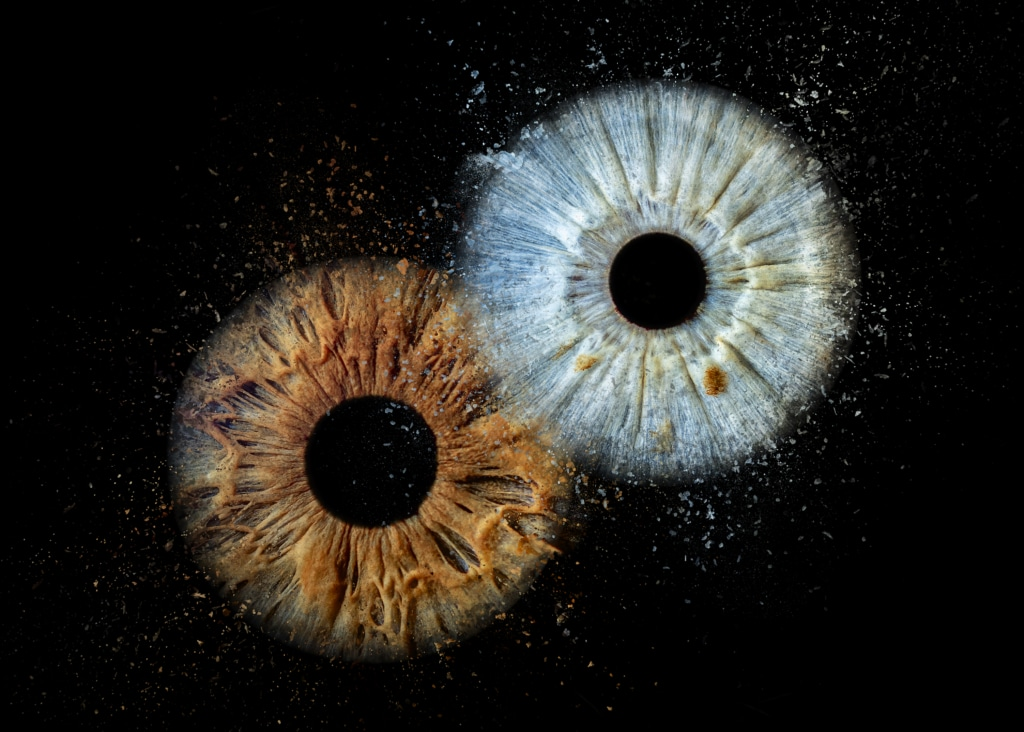
#> input picture data/raw/sample_eye.jpg, 1024 x 732 px, found by its file name
$ python preprocessing.py
#> lines starting #> are read from the running program, lines starting #| are printed output that depends on the picture
import cv2
import numpy as np

def read_image(path: str) -> np.ndarray:
#> called with path = 'data/raw/sample_eye.jpg'
    image = cv2.imread(path, cv2.IMREAD_GRAYSCALE)
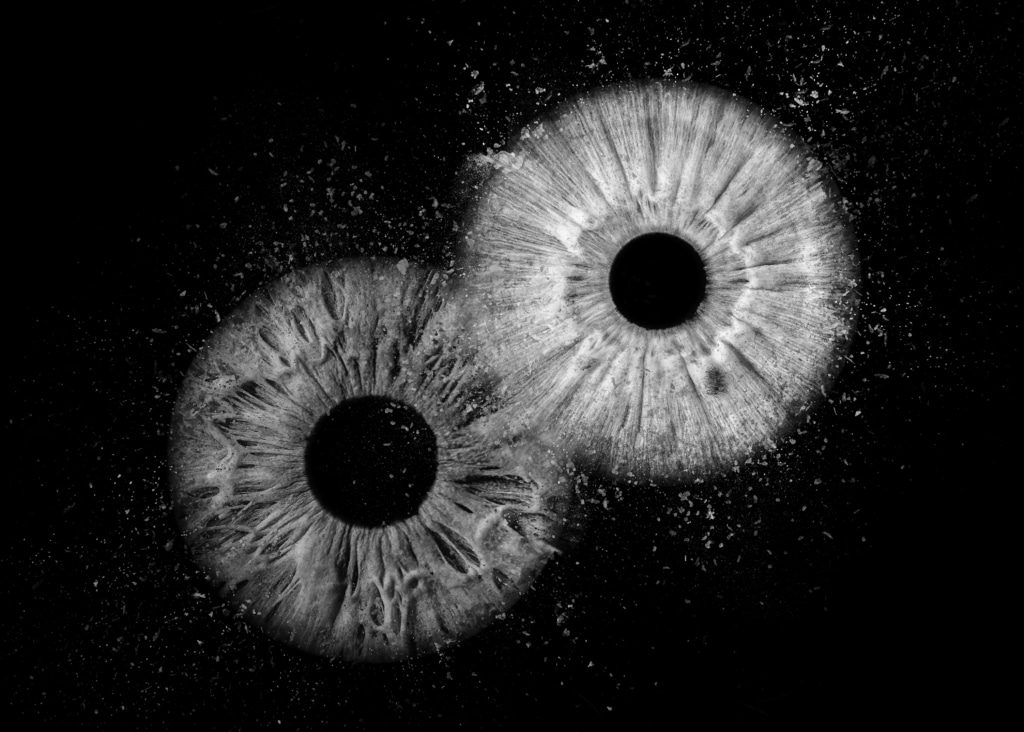
#> image: shape (732, 1024); min 0, max 254, mean 37.4
    if image is None:
        raise FileNotFoundError(f"Image not found at path: {path}")
    return image

def denoise_image(image: np.ndarray, method: str = "gaussian") -> np.ndarray:
#> called with method = 'gaussian'
    if method == "gaussian":
        return cv2.GaussianBlur(image, (5, 5), 0)
    elif method == "median":
        return cv2.medianBlur(image, 5)
    else:
        raise ValueError("Unsupported method.")

def enhance_contrast(image: np.ndarray) -> np.ndarray:
    clahe = cv2.createCLAHE(clipLimit=2.0, tileGridSize=(8, 8))
    return clahe.apply(image)
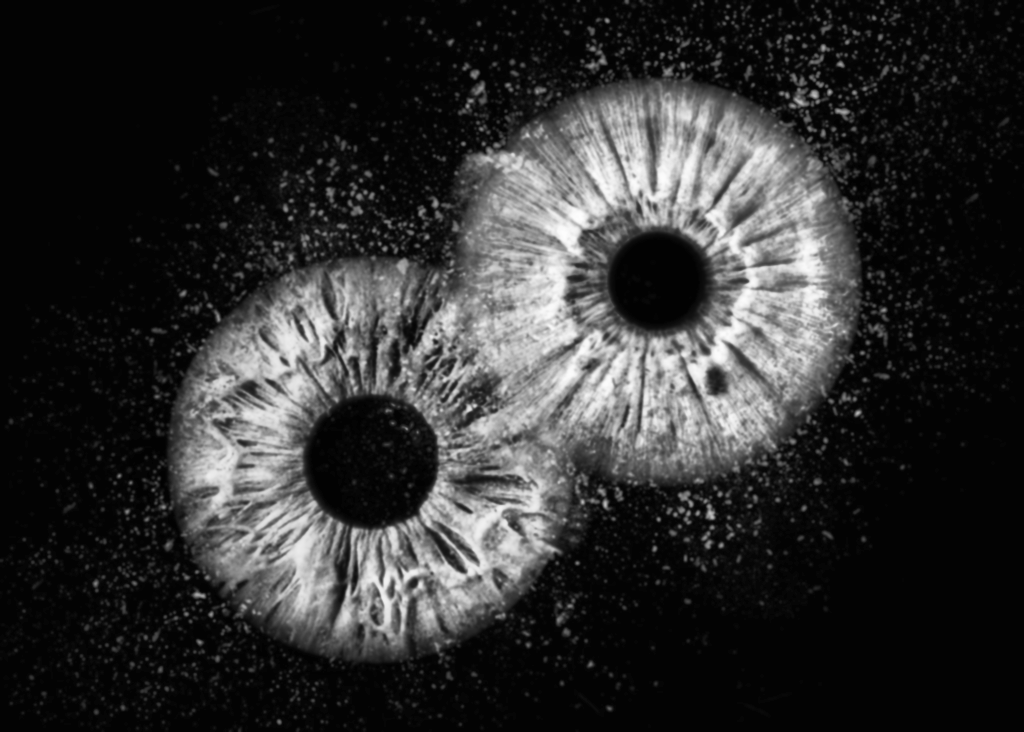
#> returned value: shape (732, 1024); min 1, max 253, mean 47.9

def preprocess_image(image_path: str) -> np.ndarray:
    image = read_image(image_path)
    denoised = denoise_image(image)
    enhanced = enhance_contrast(denoised)
    return enhanced

if __name__ == "__main__":
    import os
    import matplotlib.pyplot as plt

    input_path = "data/raw/sample_eye.jpg"
    output_dir = "data/processed"
    os.makedirs(output_dir, exist_ok=True)

    processed = preprocess_image(input_path)

    output_path = os.path.join(output_dir, "preprocessed.jpg")
    cv2.imwrite(output_path, processed)

    original = read_image(input_path)
    plt.subplot(1, 2, 1)
    plt.imshow(original, cmap='gray')
    plt.title("Original")
    plt.axis("off")

    plt.subplot(1, 2, 2)
    plt.imshow(processed, cmap='gray')
    plt.title("Preprocessed")
    plt.axis("off")
    plt.tight_layout()
    plt.show()
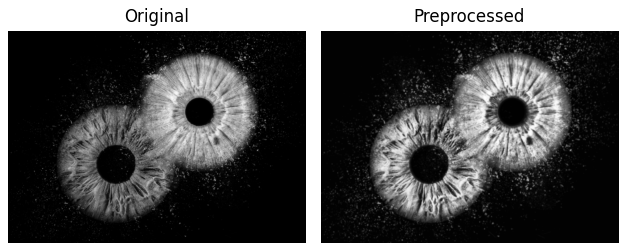
#> figure drawn by matplotlib, 2 panels
